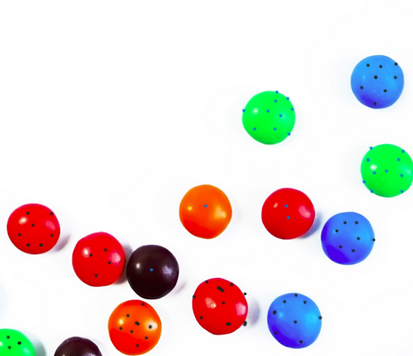
#> input picture 01_sandbox/smarties.png, 413 x 356 px
$ python trackbar_threshold.py
#> lines starting #> are read from the running program, lines starting #| are printed output that depends on the picture; after the words box and inside, x2 and y2 are one past the last pixel; in counts of white or black regions, pixels touching at a corner belong together
import cv2

img = cv2.imread('smarties.png')
#> img is the input picture: shape (356, 413, 3); mean B, G, R 219, 220.1, 228.5
gray = cv2.cvtColor(img, cv2.COLOR_BGR2GRAY)
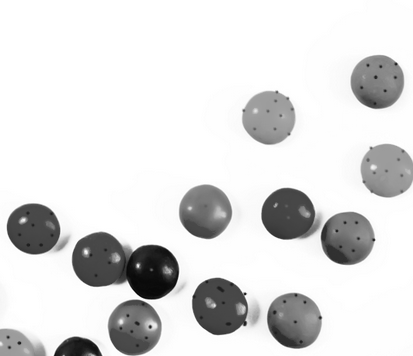
#> gray: shape (356, 413); min 4, max 255, mean 222.5


def nothing(x):
    pass
cv2.namedWindow('Trackbar')
cv2.createTrackbar('x_min', 'Trackbar', 0, 255, nothing)
#> slider 'x_min' is set to 51
cv2.createTrackbar('x_max', 'Trackbar', 255, 255, nothing)

while True:
    x_min = cv2.getTrackbarPos('x_min', 'Trackbar')
    x_max = cv2.getTrackbarPos('x_max', 'Trackbar')
    _, binary = cv2.threshold(gray, x_min, x_max, cv2.THRESH_BINARY)
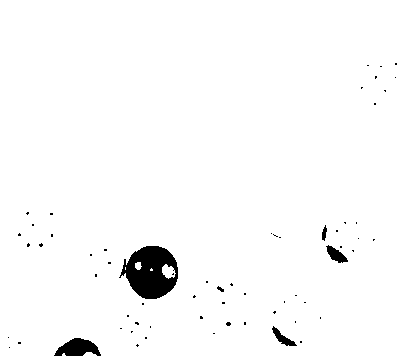
#> binary: shape (356, 413); 97.8% white; 63 black regions (57 under 20 px), largest, box (x1, y1, x2, y2) and area: (119, 246, 178, 299) 2044, (54, 338, 101, 356) 551, (326, 245, 348, 263) 197, (272, 326, 297, 346) 173, (322, 225, 327, 241) 50, (217, 286, 224, 292) 23
    cv2.imshow('bin', binary)
    if cv2.waitKey(1) & 0xFF == ord('q'):
#> (key q is pressed here)
        break

cv2.destroyAllWindows()
